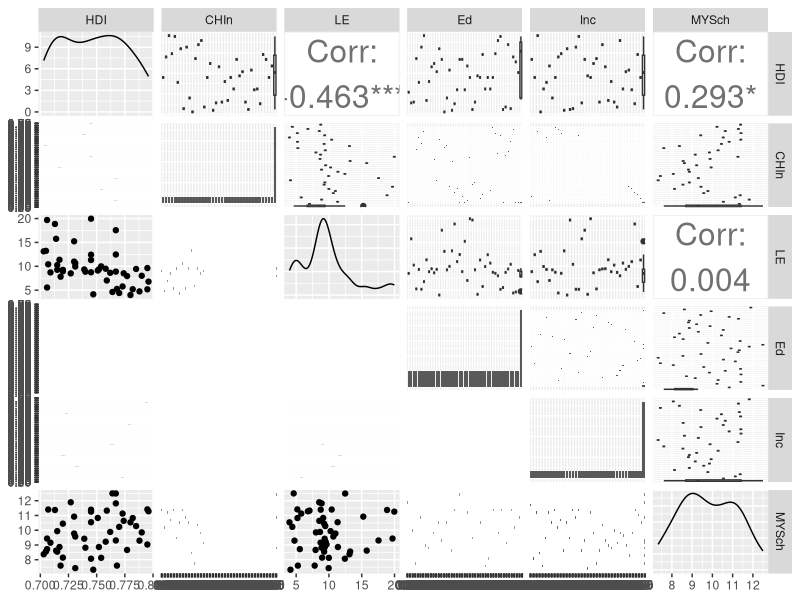

Recreate this plot in R. (Note: this script raises an error after producing the figure.)
#Initial Inspection
#Data upload

install.packages("readxl")
install.packages("tidyverse")
install.packages("GGally")
install.packages("mgcv")

library(mgcv)
library(tidyverse)
library(GGally)
library(readxl)

data <- read_excel("HDI Inequality_GAM.xlsx")
summary(data)

#Scatter plot matrix
data %>% ggpairs(columns = c("HDI", "CHIn", "LE", "Ed", "Inc", "MYSch"),
                 upper = list(continuous = wrap('cor', size = 8)), cardinality_threshold = NULL)

mod_gam2 = gam(HDI ~ s(CHIn) + s(LE) + s(Ed) + s(Inc) + s(MYSch), data = data)
summary(mod_gam2)
